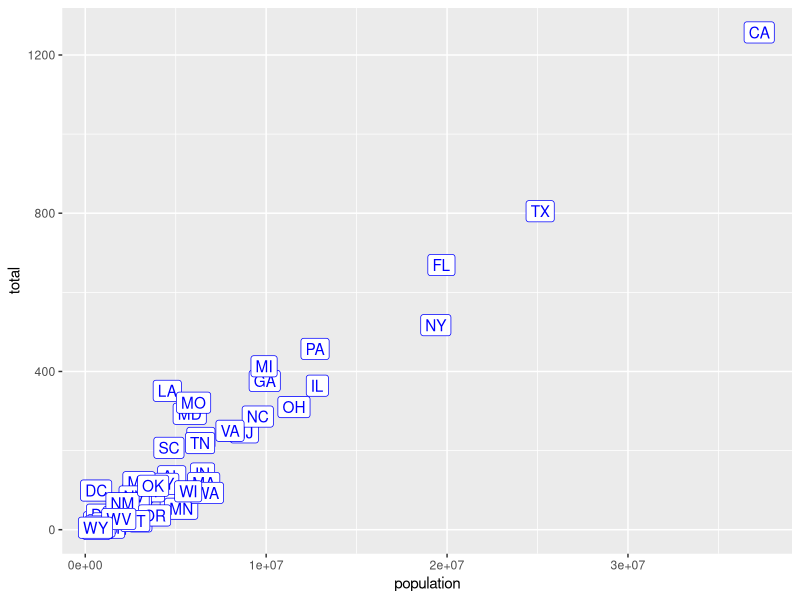

The R script that drew this image:
# Cargamos las librerías y seleccionamos los datos
library(dplyr)
library(ggplot2)
library(dslabs)
data(murders)

## Agregamos el label y cambiamos el tipo de geometría
murders %>% ggplot(aes(population, total, label = abb)) +
  geom_label(color = "blue")
